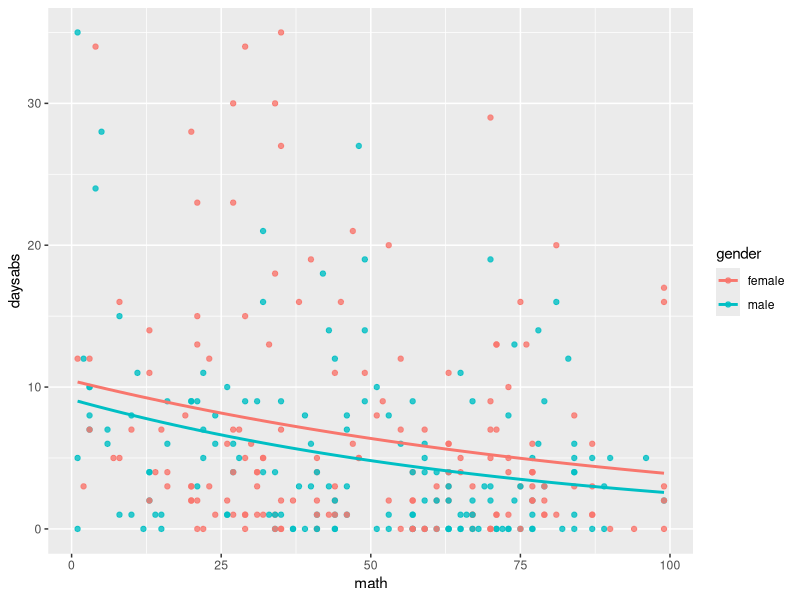

Recreate this plot in R.
## ---- chunk 1
library(tidyverse)
library(MASS)
library(readr)
attendance <- read_csv("attendance.csv")

## ---- chunk 2

fit_pois<-glm(daysabs~.,family=poisson,data=attendance)
summary(fit_pois)

## ---- chunk 3
attendance_res <- attendance %>% 
  mutate(fit_p = predict(fit_pois, type = "response"),
res_p = residuals(fit_pois))

ggplot(data=attendance_res , aes(x=math, y=daysabs,col=gender)) +
geom_point(alpha=.8)+geom_smooth(method=glm,method.args=list(family="poisson"), se = FALSE,aes(fill=fit_p))

## ---- chunk 4

fit_nb<-glm.nb(daysabs~.,data=attendance)
summary(fit_nb)

## ---- chunk 5
q<- (-2*logLik(fit_pois)+2*3)
q
q1<- (-2*logLik((fit_nb))+2*4)
q1

